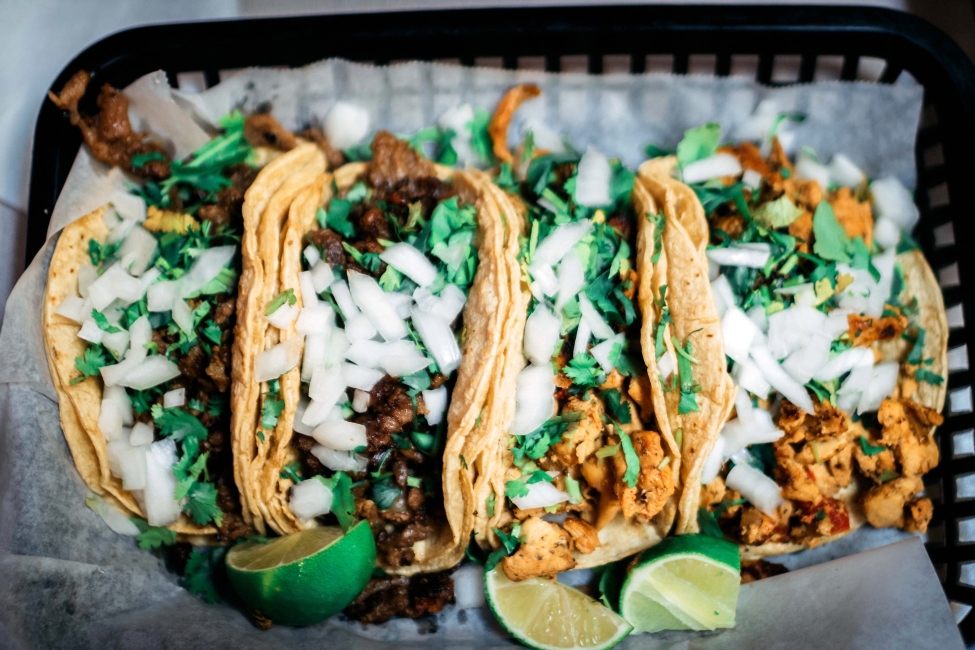
#> input picture tacoCover2.jfif, 1950 x 1300 px (shown at 1/2 size)
$ python tacobookCoverImageEdit.py
#> lines starting #> are read from the running program, lines starting #| are printed output that depends on the picture
'''
Reginald Zaccardi-Richey
TacoBook Cover Image Editor
'''


'''
This short program takes a saved image,
opens the image, resizes the image to a
smaller size,then writes RANDOM TACO
COOKBOOK on the image
'''
from PIL import Image, ImageDraw, ImageFont
image = Image.open('tacoCover2.jfif')#opens saved cover image
#> image is the input picture: PIL image 1950x1300 RGB; mean R, G, B 120.2, 121.3, 99.9
image.thumbnail((500,500))#resize image to 500x500
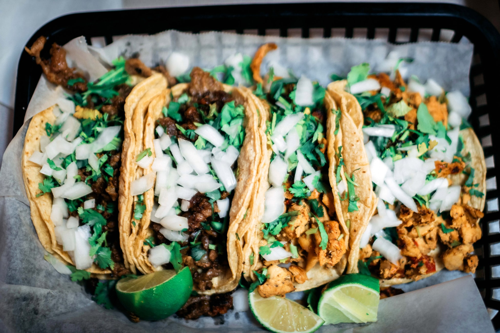
#> image: PIL image 500x333 RGB; mean R, G, B 120.2, 121.3, 99.9
imageDraw = ImageDraw.Draw(image)#allows drawing on image
font = ImageFont.truetype('DejaVuSans.ttf', 50)#creates a font to use
imageDraw.text([20, 25], 'RANDOM\nTACO\nCOOKBOOK', fill='DarkViolet', font=font)#writes title on image using font variable
image.save('tacobookCover.jpeg')#save new image
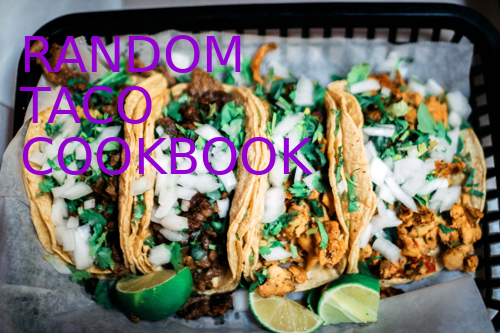
#> saved as tacobookCover.jpeg: PIL image 500x333 RGB; mean R, G, B 120.1, 114, 103.7
